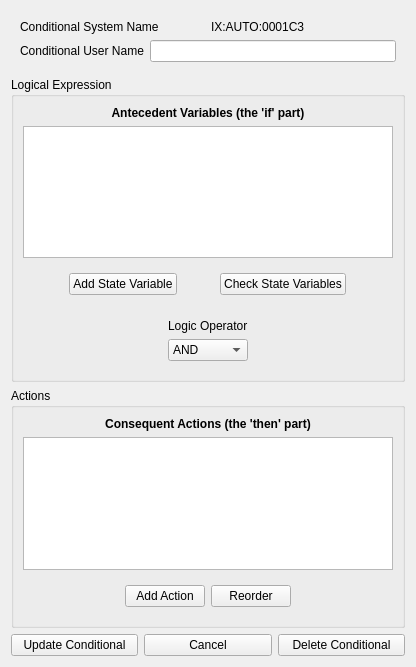
<?xml version="1.0" encoding="UTF-8"?>
<ui version="4.0">
 <class>editConditionalFrame</class>
 <widget class="QWidget" name="editConditionalFrame">
  <property name="geometry">
   <rect>
    <x>0</x>
    <y>0</y>
    <width>416</width>
    <height>667</height>
   </rect>
  </property>
  <property name="font">
   <font>
    <pointsize>9</pointsize>
   </font>
  </property>
  <property name="windowTitle">
   <string>Form</string>
  </property>
  <layout class="QVBoxLayout" name="verticalLayout_8">
   <item>
    <widget class="QWidget" name="panel1" native="true">
     <layout class="QVBoxLayout" name="verticalLayout1">
      <item>
       <layout class="QHBoxLayout" name="p1HBoxLayout1">
        <item>
         <widget class="QLabel" name="label">
          <property name="text">
           <string>Conditional System Name </string>
          </property>
         </widget>
        </item>
        <item>
         <widget class="QLabel" name="label_2">
          <property name="text">
           <string>IX:AUTO:0001C3</string>
          </property>
         </widget>
        </item>
       </layout>
      </item>
      <item>
       <layout class="QHBoxLayout" name="p1HBoxLayout2">
        <item>
         <widget class="QLabel" name="label_3">
          <property name="text">
           <string>Conditional User Name</string>
          </property>
         </widget>
        </item>
        <item>
         <widget class="QLineEdit" name="conditionalUserName">
          <property name="toolTip">
           <string>&lt;html&gt;&lt;head/&gt;&lt;body&gt;&lt;p&gt;&lt;span style=&quot; color:#008000;&quot;&gt;Enter&lt;/span&gt;&lt;span style=&quot; color:#c0c0c0;&quot;/&gt;&lt;span style=&quot; color:#008000;&quot;&gt;user&lt;/span&gt;&lt;span style=&quot; color:#c0c0c0;&quot;/&gt;&lt;span style=&quot; color:#008000;&quot;&gt;name&lt;/span&gt;&lt;span style=&quot; color:#c0c0c0;&quot;/&gt;&lt;span style=&quot; color:#008000;&quot;&gt;for&lt;/span&gt;&lt;span style=&quot; color:#c0c0c0;&quot;/&gt;&lt;span style=&quot; color:#008000;&quot;&gt;Conditional,&lt;/span&gt;&lt;span style=&quot; color:#c0c0c0;&quot;/&gt;&lt;span style=&quot; color:#008000;&quot;&gt;e.g.&lt;/span&gt;&lt;span style=&quot; color:#c0c0c0;&quot;/&gt;&lt;span style=&quot; color:#008000;&quot;&gt;Signal&lt;/span&gt;&lt;span style=&quot; color:#c0c0c0;&quot;/&gt;&lt;span style=&quot; color:#008000;&quot;&gt;2&lt;/span&gt;&lt;span style=&quot; color:#c0c0c0;&quot;/&gt;&lt;span style=&quot; color:#008000;&quot;&gt;Red&lt;/span&gt;&lt;/p&gt;&lt;/body&gt;&lt;/html&gt;</string>
          </property>
         </widget>
        </item>
       </layout>
      </item>
     </layout>
    </widget>
   </item>
   <item>
    <widget class="QGroupBox" name="logicPanel">
     <property name="title">
      <string>Logical Expression</string>
     </property>
     <layout class="QVBoxLayout" name="verticalLayout_5">
      <item>
       <widget class="QLabel" name="label_4">
        <property name="font">
         <font>
          <weight>75</weight>
          <bold>true</bold>
         </font>
        </property>
        <property name="frameShape">
         <enum>QFrame::NoFrame</enum>
        </property>
        <property name="text">
         <string>Antecedent Variables (the 'if' part)</string>
        </property>
        <property name="alignment">
         <set>Qt::AlignCenter</set>
        </property>
       </widget>
      </item>
      <item>
       <widget class="QTableView" name="tableView"/>
      </item>
      <item>
       <widget class="QWidget" name="widget_2" native="true">
        <layout class="QVBoxLayout" name="verticalLayout_2">
         <item>
          <layout class="QHBoxLayout" name="horizontalLayout_3">
           <item>
            <widget class="QPushButton" name="pushButton">
             <property name="sizePolicy">
              <sizepolicy hsizetype="Fixed" vsizetype="Fixed">
               <horstretch>0</horstretch>
               <verstretch>0</verstretch>
              </sizepolicy>
             </property>
             <property name="text">
              <string>Add State Variable</string>
             </property>
            </widget>
           </item>
           <item>
            <widget class="QPushButton" name="pushButton_2">
             <property name="sizePolicy">
              <sizepolicy hsizetype="Fixed" vsizetype="Fixed">
               <horstretch>0</horstretch>
               <verstretch>0</verstretch>
              </sizepolicy>
             </property>
             <property name="text">
              <string>Check State Variables</string>
             </property>
            </widget>
           </item>
          </layout>
         </item>
        </layout>
       </widget>
      </item>
      <item>
       <layout class="QHBoxLayout" name="horizontalLayout_4">
        <item>
         <spacer name="horizontalSpacer">
          <property name="orientation">
           <enum>Qt::Horizontal</enum>
          </property>
          <property name="sizeHint" stdset="0">
           <size>
            <width>98</width>
            <height>20</height>
           </size>
          </property>
         </spacer>
        </item>
        <item>
         <widget class="QWidget" name="widget_3" native="true">
          <property name="sizePolicy">
           <sizepolicy hsizetype="Fixed" vsizetype="Fixed">
            <horstretch>0</horstretch>
            <verstretch>0</verstretch>
           </sizepolicy>
          </property>
          <layout class="QVBoxLayout" name="verticalLayout_4">
           <item>
            <layout class="QVBoxLayout" name="verticalLayout_3">
             <item>
              <widget class="QLabel" name="label_5">
               <property name="text">
                <string>Logic Operator</string>
               </property>
              </widget>
             </item>
             <item>
              <widget class="QComboBox" name="comboBox">
               <item>
                <property name="text">
                 <string>AND</string>
                </property>
               </item>
               <item>
                <property name="text">
                 <string>OR</string>
                </property>
               </item>
               <item>
                <property name="text">
                 <string>Mixed</string>
                </property>
               </item>
              </widget>
             </item>
            </layout>
           </item>
          </layout>
         </widget>
        </item>
        <item>
         <spacer name="horizontalSpacer_2">
          <property name="orientation">
           <enum>Qt::Horizontal</enum>
          </property>
          <property name="sizeHint" stdset="0">
           <size>
            <width>108</width>
            <height>20</height>
           </size>
          </property>
         </spacer>
        </item>
       </layout>
      </item>
     </layout>
    </widget>
   </item>
   <item>
    <widget class="QGroupBox" name="actionPanel">
     <property name="title">
      <string>Actions</string>
     </property>
     <layout class="QVBoxLayout" name="verticalLayout_7">
      <item>
       <widget class="QLabel" name="label_6">
        <property name="font">
         <font>
          <weight>75</weight>
          <bold>true</bold>
         </font>
        </property>
        <property name="text">
         <string>Consequent Actions (the 'then' part)</string>
        </property>
        <property name="alignment">
         <set>Qt::AlignCenter</set>
        </property>
       </widget>
      </item>
      <item>
       <widget class="QTableView" name="tableView_2"/>
      </item>
      <item>
       <layout class="QHBoxLayout" name="horizontalLayout_6">
        <item>
         <spacer name="horizontalSpacer_3">
          <property name="orientation">
           <enum>Qt::Horizontal</enum>
          </property>
          <property name="sizeHint" stdset="0">
           <size>
            <width>40</width>
            <height>20</height>
           </size>
          </property>
         </spacer>
        </item>
        <item>
         <widget class="QWidget" name="widget_4" native="true">
          <layout class="QVBoxLayout" name="verticalLayout_6">
           <item>
            <layout class="QHBoxLayout" name="horizontalLayout_5">
             <item>
              <widget class="QPushButton" name="pushButton_3">
               <property name="text">
                <string>Add Action</string>
               </property>
              </widget>
             </item>
             <item>
              <widget class="QPushButton" name="pushButton_4">
               <property name="text">
                <string>Reorder</string>
               </property>
              </widget>
             </item>
            </layout>
           </item>
          </layout>
         </widget>
        </item>
        <item>
         <spacer name="horizontalSpacer_4">
          <property name="orientation">
           <enum>Qt::Horizontal</enum>
          </property>
          <property name="sizeHint" stdset="0">
           <size>
            <width>40</width>
            <height>20</height>
           </size>
          </property>
         </spacer>
        </item>
       </layout>
      </item>
     </layout>
    </widget>
   </item>
   <item>
    <layout class="QHBoxLayout" name="horizontalLayout_7">
     <item>
      <widget class="QPushButton" name="pushButton_5">
       <property name="text">
        <string>Update Conditional</string>
       </property>
      </widget>
     </item>
     <item>
      <widget class="QPushButton" name="pushButton_6">
       <property name="text">
        <string>Cancel</string>
       </property>
      </widget>
     </item>
     <item>
      <widget class="QPushButton" name="pushButton_7">
       <property name="text">
        <string>Delete Conditional</string>
       </property>
      </widget>
     </item>
    </layout>
   </item>
  </layout>
 </widget>
 <resources/>
 <connections/>
</ui>
